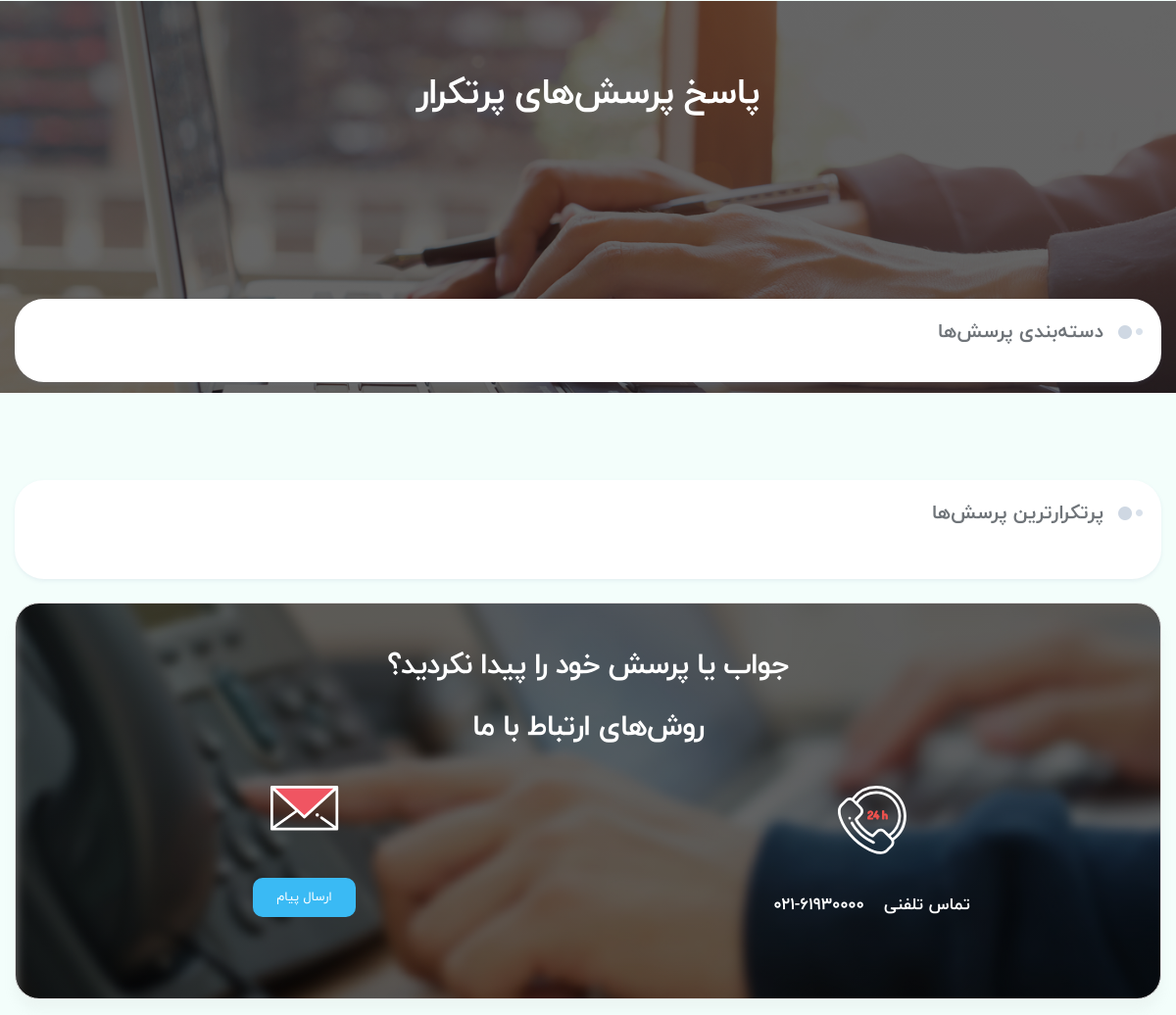
Page /faq/ on the earlier database version.
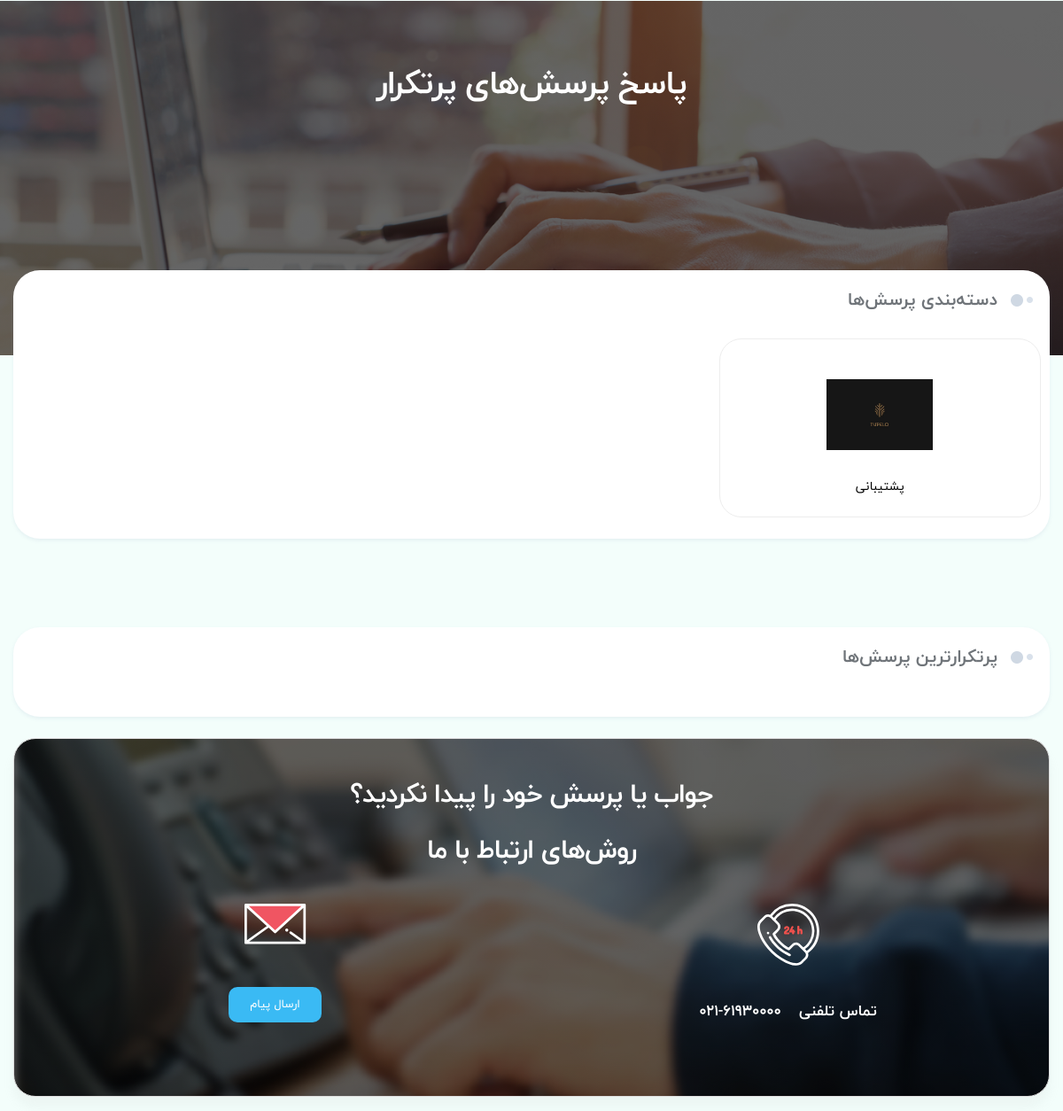
Same page on the later database version.
### eshop_setting/models.py (models this page shows, shortened)
class FAQCategory(models.Model):
    STATUS = (
        ('True', "فعال"),
        ("False", "غیرفعال")
    )
    title = models.CharField(max_length=50, verbose_name='عنوان')
    keyword = models.CharField(max_length=250, verbose_name='کلمه کلیدی')
    description = models.CharField(max_length=300, verbose_name='توضیحات')
    image = models.ImageField(upload_to=upload_image_cat_faq_path, verbose_name='تصویر', blank=True, null=True)
    status = models.CharField(max_length=50, choices=STATUS, verbose_name='وضعیت')
    creat_at = models.DateTimeField(auto_now_add=True, verbose_name='ایجاده شده در تاریخ')
    update_at = models.DateTimeField(auto_now=True, verbose_name='آپدیت شده در تاریخ')
    class Meta:
        verbose_name = 'دسته سوال'
        verbose_name_plural = 'دسته‌بندی‌ سوالات'

### eshop_setting/views.py (the view)
# urls.py: path('faq/', faq_page, name='faq_page'),
def faq_page(request):
    faqCatList = FAQCategory.objects.filter(status='True')
    mostFaq = FAQ.objects.filter(mostAsked=True)
    context = {
        'faqCatList': faqCatList,
        'mostFaq': mostFaq,
    }
    return render(request, 'siteSetting/faq.html', context)

### eshop_setting/templates/siteSetting/faq.html (shortened to what this page needs)
{% extends 'shared/_MainLayout.html' %}
{% load static %}
{% load humanize %}
{% load filter_tags %}
{% block header_ref %}
    <link rel="stylesheet" href="{% static 'css/vendor/nouislider.min.css' %}">
{% endblock %}
{% block content %}
    <main class="main-content dt-sl mt-4 mb-3">
        <div class="page-cover mb-1">
            <div class="page-cover-title">
                <h1>پاسخ پرسش‌های پرتکرار</h1>
            </div>
        </div>
        <div class="container main-container">
            <div class="row">
                <div class="col-12">
                    <div class="page info-page-cats dt-sl dt-sn pt-3 pb-2">
                        <div class="row">
                            <div class="col-12 pr-4 mb-3">
                                <div class="section-title title-wide mb-1 no-after-title-wide">
                                    <h2 class="font-weight-bold px-res-2">دسته‌بندی پرسش‌ها</h2>
                                </div>
                            </div>
                            {% for faqcat in faqCatList %}
                                <div class="col-sm-4 col-6">
                                    <div class="info-page-cat">
                                        <a href="{% url 'faq_category' faqcat.id %}">
                                            <div class="info-page-cat-icon">
                                                <img src=" {{ faqcat.image.url }} " alt="">
                                            </div>
                                            <span class="info-page-cat-title">
                                                {{ faqcat.title }}
                                            </span>
                                        </a>
                                    </div>
                                </div>
                            {% endfor %}
                        </div>
                    </div>
                </div>
                <div class="col-12">
                    <div class="page dt-sl dt-sn pt-3 pb-2 mb-4">
                        <div class="row">
                            <div class="col-12 pr-4 mb-3">
                                <div class="section-title title-wide mb-1 no-after-title-wide">
                                    <h2 class="font-weight-bold">پرتکرارترین پرسش‌ها</h2>
                                </div>
                            </div>
                        </div>
                    </div>
                </div>
                <div class="col-12">
                    <div class="page-question-not-found">
                        <div class="row">
                            <div class="col-12">
                                <div class="page-question-not-found-text">
                                    جواب یا پرسش خود را پیدا نکردید؟
                                    <br>
                                    روش‌های ارتباط با ما
                                </div>
                            </div>
                            <div class="col-md-6 col-sm-12 text-center">
                                <img src="{% static 'images/faq/phone.svg' %}" alt="">
                                <div class="page-contact-option-text">تماس تلفنی</div>
                                <div class="page-contact-option-text mr-3">۰۲۱-۶۱۹۳۰۰۰۰</div>
                            </div>
                            <div class="col-md-6 col-sm-12 text-center">
                                <img src="{% static 'images/faq/email.svg' %}" class="mb-5" alt="">
                                <a href="{% url 'contact' %}" class="btn btn-info pr-4 pl-4">ارسال پیام</a>
                            </div>
                        </div>
                    </div>
                </div>
            </div>
        </div>
    </main>
{% endblock %}

### templates/shared/_MainLayout.html (shortened to what this page needs)
{% load static %}
{% load render_partial %}
<!DOCTYPE html>
<html lang="en">
<head>
    {% include 'shared/_HeaderReferences.html' %}
    {% block header_ref %}{% endblock %}
</head>
<body>
<div class="wrapper" style="transform: none;">
    {% block content %}{% endblock %}
</div>
</body>
</html>

### templates/shared/_HeaderReferences.html (shortened to what this page needs)
{% load static %}
<link rel="stylesheet" href="{% static 'css/vendor/bootstrap.min.css' %}">
<link rel="stylesheet" href="https://ajax.googleapis.com/ajax/libs/jqueryui/1.11.4/themes/smoothness/jquery-ui.css">
<link rel="stylesheet" href="{% static 'css/vendor/owl.carousel.min.css' %}">
<link rel="stylesheet" href="{% static 'css/vendor/jquery.horizontalmenu.css' %}">
<link rel="stylesheet" href="{% static 'css/vendor/materialdesignicons.min.css' %}">
<link rel="stylesheet" href="{% static 'css/main.css' %}">

### templates/shared/_FooterReferences.html (shortened to what this page needs)
{% load static %}

Differences in the rows shown:
added FAQCategory: image (picture), title "پشتیبانی"
